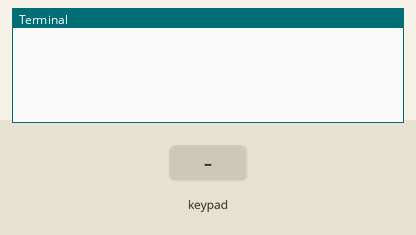
Recording of a program running on a simulated Raspberry Pi (BCM pin numbers). Parts: the last lines printed to the terminal. The inputs (shaded band) are chosen by the test bench.

Above: at 1.2 s.
1.3 s: key '1' pressed
At 2.3 s:
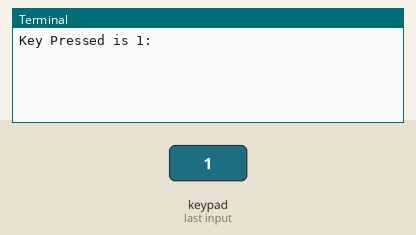
2.8 s: keypad keys 1 2 # pressed 0.4 s apart
At 4.1 s:
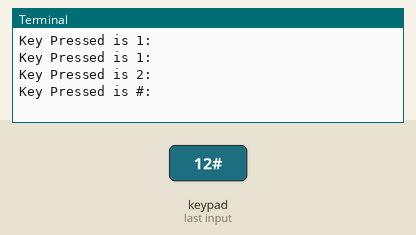
5.5 s: key 'A' pressed
At 6.7 s:
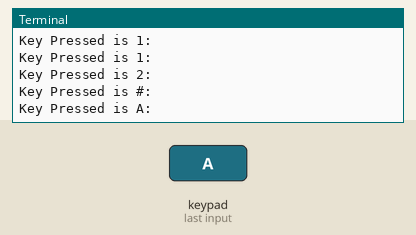
7.0 s: keypad keys 1 2 * pressed 0.4 s apart
At 8.5 s:
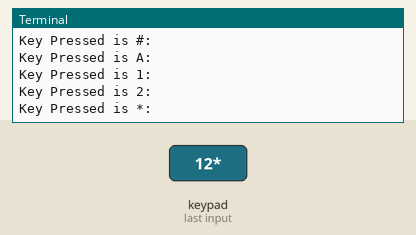
9.7 s: key 'B' pressed
At 10.9 s:
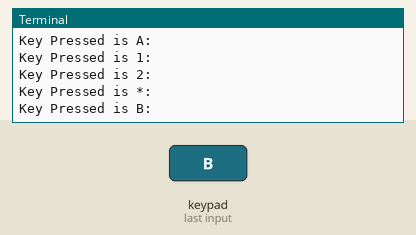
11.2 s: keypad keys 1 2 D pressed 0.4 s apart
At 12.9 s:
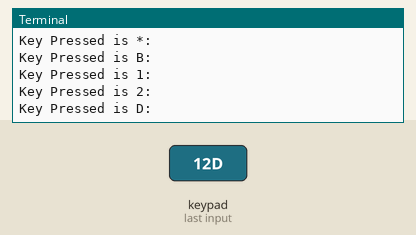

The program:

classKey.py
```python
import time
import RPi.GPIO as GPIO

GPIO.setmode(GPIO.BCM)
GPIO.setwarnings(False)
# CREATING CLASS FOR KEYPAD
class keyp:

    global COL
    global ROW
    global MATRIX

    MATRIX = [
                ['1','2','3','A'],
                ['4','5','6','B'],
                ['7','8','9','C'],
                ['*','0','#','D']
            ]

    ROW = [20,16,12,26]
    COL = [19,13,6,5]
    for pin in ROW,COL:
        GPIO.setup(pin, GPIO.IN, pull_up_down= GPIO.PUD_UP)

    def __init__(self,purpose):
        self.purpose = purpose

    def keypad(self):
        for j in range(4):
            GPIO.setup(COL[j], GPIO.OUT)
            GPIO.output(COL[j], 0)
            ch=0
            for i in range(4):
                if GPIO.input(ROW[i])==0:
                    ch=MATRIX[i][j]

                    print( "Key Pressed is %s:" %ch)
                    time.sleep(0.25)
                    return ch
                    while (GPIO.input(ROW[i]) == 0):
                        pass
            GPIO.output(COL[j],1)

key = keyp("security")
while True:
    key.keypad()
```

Measured:
- after the input at 1.3 s, the terminal: prints a new line at once (image 1)
- after the input at 2.8 s, the terminal: prints a new line after 0.40 s (image 2)
- after the input at 5.5 s, the terminal: prints a new line at once (image 3)
- after the input at 7.0 s, the terminal: prints a new line at once (image 4)
- after the input at 9.7 s, the terminal: prints a new line at once (image 5)
- after the input at 11.2 s, the terminal: prints a new line at once (image 6)
